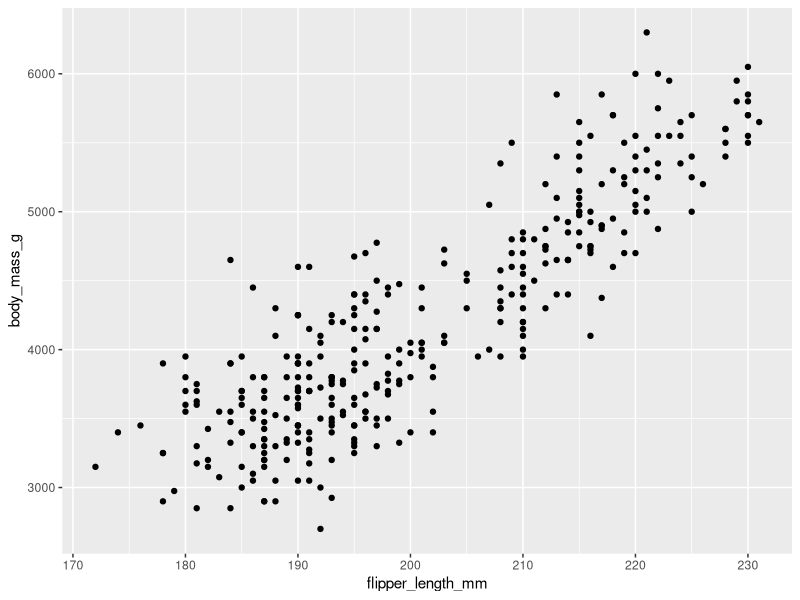
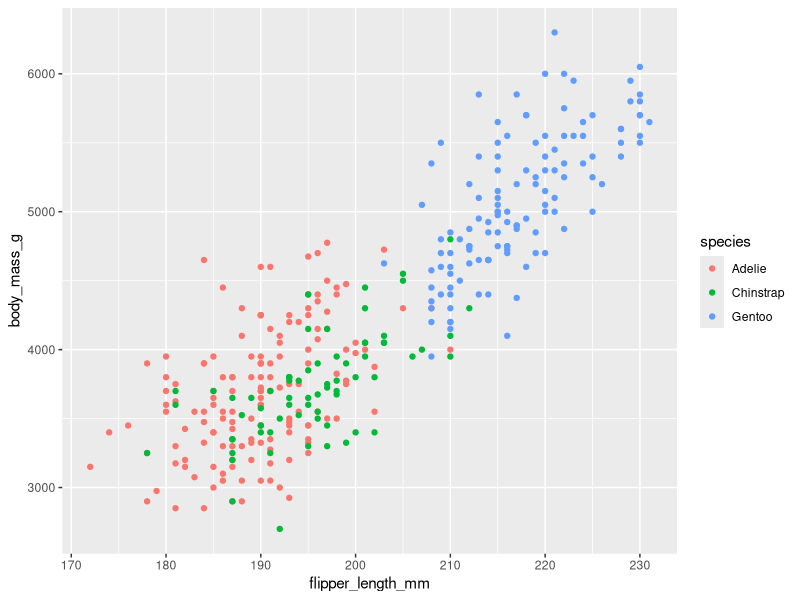
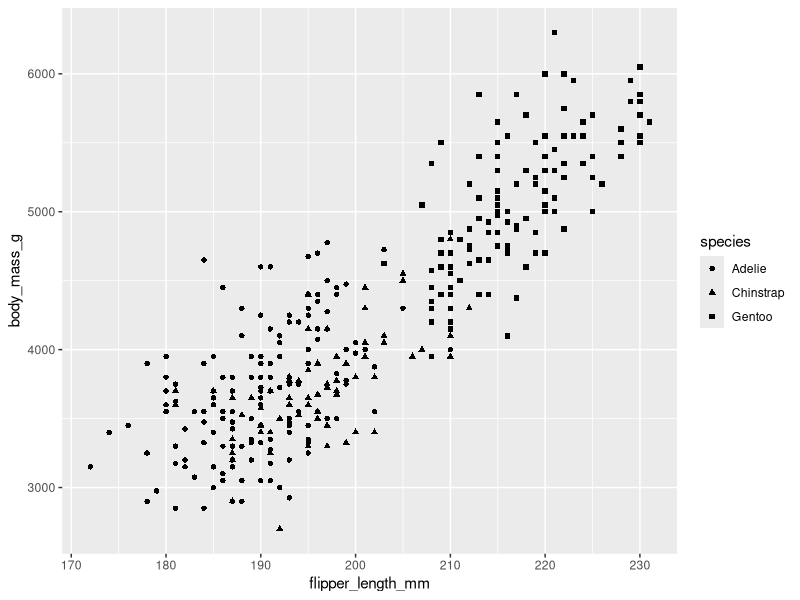
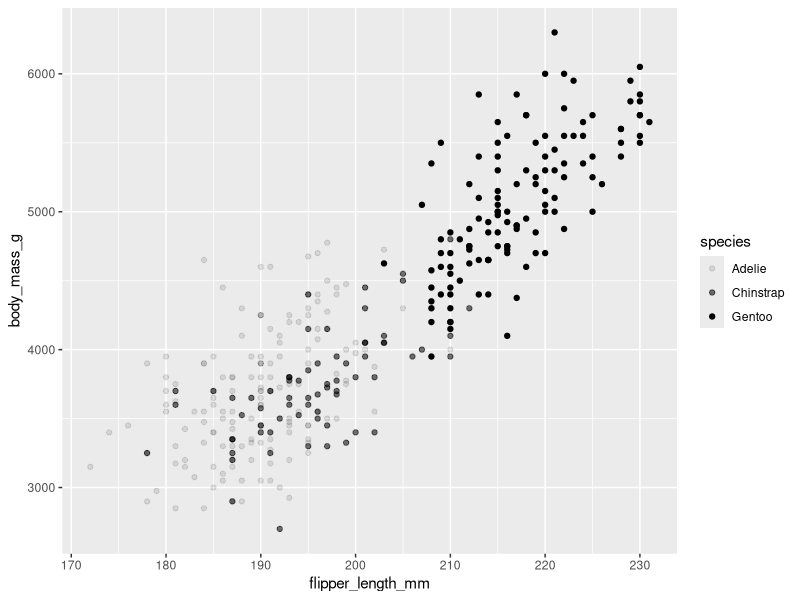
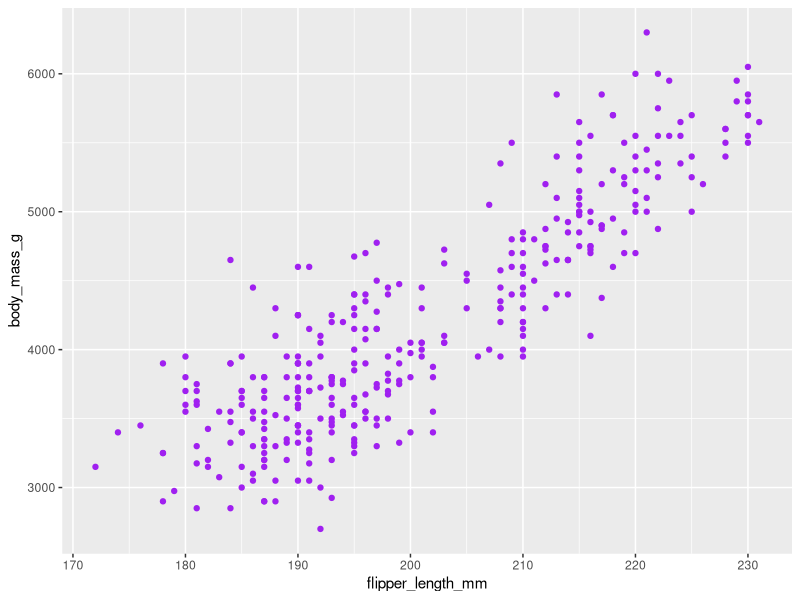
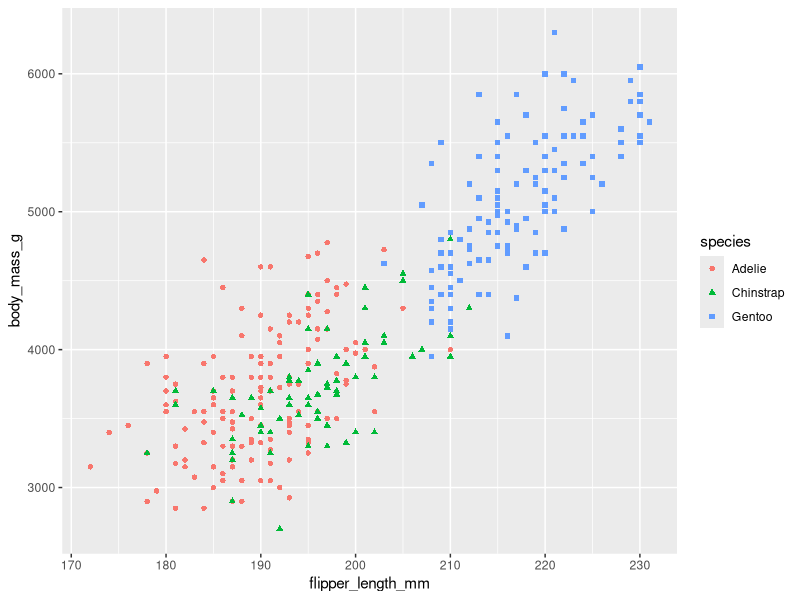
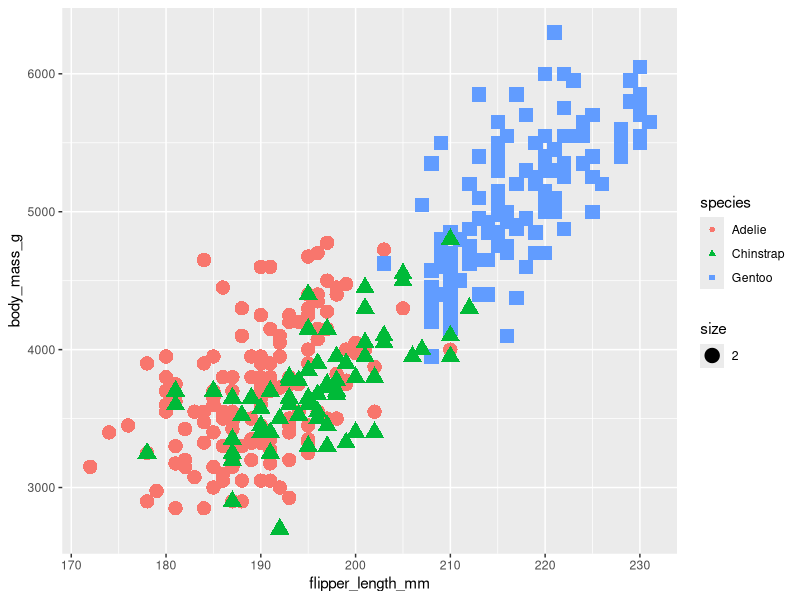

Source code (R) for these figures, in order:
# Import library and data
library(ggplot2)
library(palmerpenguins)

# ploting
ggplot(data = penguins) +
  geom_point(mapping = aes(x= flipper_length_mm, y = body_mass_g))

# adding color
ggplot(data = penguins) +
  geom_point(mapping = aes(x= flipper_length_mm, y = body_mass_g ,color = species))

# adding shape
ggplot(data = penguins) +
  geom_point(mapping = aes(x= flipper_length_mm, y = body_mass_g, shape = species))

# adding alpha
ggplot(data = penguins) +
  geom_point(mapping = aes(x= flipper_length_mm, y = body_mass_g, alpha = species))

# adding color to overall point
ggplot(data = penguins) +
  geom_point(mapping = aes(x= flipper_length_mm, y = body_mass_g), color="purple")

# Adding color and shape in species
ggplot(data = penguins) +
  geom_point(mapping = aes(x= flipper_length_mm, y = body_mass_g, shape = species, color = species))

# alternative approach
ggplot(data = penguins, aes(x = flipper_length_mm, y = body_mass_g, color = species, shape = species, size = 2)) +
  geom_point()